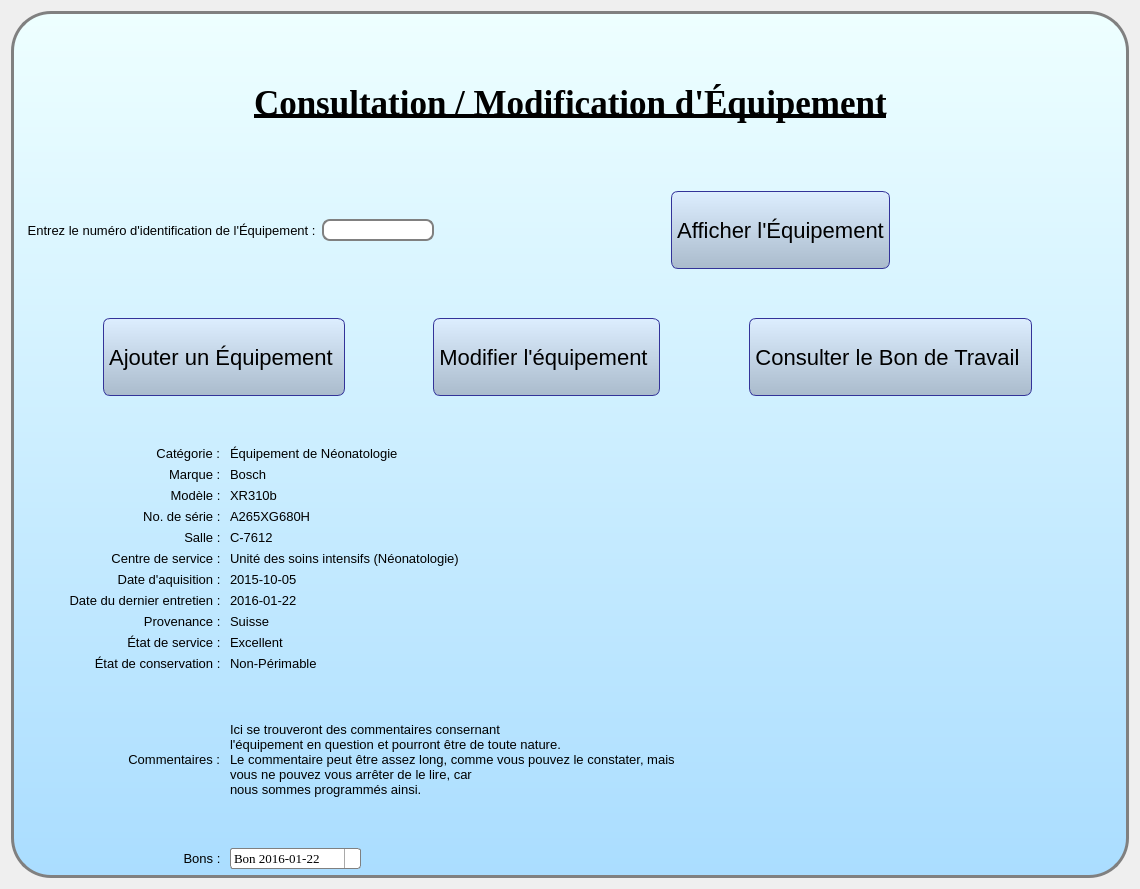
<?xml version="1.0" encoding="UTF-8"?>
<ui version="4.0">
 <class>BackgroundFrame</class>
 <widget class="QWidget" name="BackgroundFrame">
  <property name="geometry">
   <rect>
    <x>0</x>
    <y>0</y>
    <width>1140</width>
    <height>889</height>
   </rect>
  </property>
  <property name="windowTitle">
   <string>Form</string>
  </property>
  <property name="styleSheet">
   <string notr="true"/>
  </property>
  <layout class="QGridLayout" name="gridLayout">
   <item row="0" column="0">
    <widget class="QWidget" name="MainFrame" native="true">
     <property name="styleSheet">
      <string notr="true">#ConsultationEquip {
background: gray;
}

#MainFrame {
border: 3px solid gray;
border-radius: 40px;
background: QLinearGradient(x1: 0, y1: 0, x2: 0, y2: 1, stop: 0 #eff, stop: 1 #adf);
}
QLineEdit {
padding: 1px;
border-style: solid;
border: 2px solid gray;
border-radius: 8px;
min-width: 50px
}

QPushButton {
color: black;
background-color: qlineargradient(x1: 0, y1: 0, x2: 0, y2: 1, stop: 0 #def, stop: 1 #abc);
border-width: 1px;
border-color: #339;
border-style: solid;
border-radius: 7;
padding: 3px;
font-size: 22px;
font-police: Times New Roman;
padding-left: 5px;
padding-right: 5px;
min-width: 120px;
max-width: 330px;
min-height: 70px;
max-height: 70px;
}
QComboBox {
    border: 1px solid gray;
    border-radius: 3px;
    padding: 1px 18px 1px 3px;
    min-width: 8em;
}

QComboBox:editable {
    background: white;
}

QComboBox:!editable, QComboBox::drop-down:editable {
     background: qlineargradient(x1: 0, y1: 0, x2: 0, y2: 1,
                                 stop: 0 #E1E1E1, stop: 0.4 #DDDDDD,
                                 stop: 0.5 #D8D8D8, stop: 1.0 #D3D3D3);
}

/* QComboBox gets the &quot;on&quot; state when the popup is open */
QComboBox:!editable:on, QComboBox::drop-down:editable:on {
    background: qlineargradient(x1: 0, y1: 0, x2: 0, y2: 1,
                                stop: 0 #D3D3D3, stop: 0.4 #D8D8D8,
                                stop: 0.5 #DDDDDD, stop: 1.0 #E1E1E1);
}

QComboBox:on { /* shift the text when the popup opens */
    padding-top: 3px;
    padding-left: 4px;
}

QComboBox::drop-down {
    subcontrol-origin: padding;
    subcontrol-position: top right;
    width: 15px;

    border-left-width: 1px;
    border-left-color: darkgray;
    border-left-style: solid; /* just a single line */
    border-top-right-radius: 3px; /* same radius as the QComboBox */
    border-bottom-right-radius: 3px;
}

QComboBox::down-arrow {
    image: url(/usr/share/icons/crystalsvg/16x16/actions/1downarrow.png);
}

QComboBox::down-arrow:on { /* shift the arrow when popup is open */
    top: 1px;
    left: 1px;
}</string>
     </property>
     <layout class="QGridLayout" name="gridLayout_2">
      <item row="0" column="0" colspan="3">
       <layout class="QHBoxLayout" name="horizontalLayout">
        <item>
         <spacer name="horizontalSpacer">
          <property name="orientation">
           <enum>Qt::Horizontal</enum>
          </property>
          <property name="sizeHint" stdset="0">
           <size>
            <width>40</width>
            <height>20</height>
           </size>
          </property>
         </spacer>
        </item>
        <item>
         <widget class="QLabel" name="label">
          <property name="font">
           <font>
            <family>Times New Roman</family>
            <pointsize>26</pointsize>
            <weight>75</weight>
            <italic>false</italic>
            <bold>true</bold>
            <underline>true</underline>
           </font>
          </property>
          <property name="text">
           <string>Consultation / Modification d'Équipement</string>
          </property>
         </widget>
        </item>
        <item>
         <spacer name="horizontalSpacer_2">
          <property name="orientation">
           <enum>Qt::Horizontal</enum>
          </property>
          <property name="sizeHint" stdset="0">
           <size>
            <width>40</width>
            <height>20</height>
           </size>
          </property>
         </spacer>
        </item>
       </layout>
      </item>
      <item row="1" column="0" colspan="2">
       <layout class="QHBoxLayout" name="horizontalLayout_3">
        <item>
         <widget class="QLabel" name="label_6">
          <property name="font">
           <font>
            <pointsize>10</pointsize>
           </font>
          </property>
          <property name="text">
           <string>  Entrez le numéro d'identification de l'Équipement :</string>
          </property>
          <property name="alignment">
           <set>Qt::AlignCenter</set>
          </property>
         </widget>
        </item>
        <item>
         <widget class="QLineEdit" name="lineEdit"/>
        </item>
       </layout>
      </item>
      <item row="1" column="2">
       <layout class="QHBoxLayout" name="horizontalLayout_2">
        <item>
         <spacer name="horizontalSpacer_7">
          <property name="orientation">
           <enum>Qt::Horizontal</enum>
          </property>
          <property name="sizeHint" stdset="0">
           <size>
            <width>40</width>
            <height>20</height>
           </size>
          </property>
         </spacer>
        </item>
        <item>
         <widget class="QPushButton" name="pushButton_4">
          <property name="font">
           <font>
            <pointsize>-1</pointsize>
           </font>
          </property>
          <property name="text">
           <string>Afficher l'Équipement</string>
          </property>
          <property name="icon">
           <iconset>
            <normaloff>Refresh2.png</normaloff>Refresh2.png</iconset>
          </property>
          <property name="iconSize">
           <size>
            <width>60</width>
            <height>60</height>
           </size>
          </property>
         </widget>
        </item>
        <item>
         <spacer name="horizontalSpacer_8">
          <property name="orientation">
           <enum>Qt::Horizontal</enum>
          </property>
          <property name="sizeHint" stdset="0">
           <size>
            <width>40</width>
            <height>20</height>
           </size>
          </property>
         </spacer>
        </item>
       </layout>
      </item>
      <item row="2" column="0" colspan="3">
       <layout class="QHBoxLayout" name="horizontalLayout_4">
        <item>
         <spacer name="horizontalSpacer_3">
          <property name="orientation">
           <enum>Qt::Horizontal</enum>
          </property>
          <property name="sizeHint" stdset="0">
           <size>
            <width>40</width>
            <height>20</height>
           </size>
          </property>
         </spacer>
        </item>
        <item>
         <widget class="QPushButton" name="pushButton_8">
          <property name="font">
           <font>
            <pointsize>-1</pointsize>
           </font>
          </property>
          <property name="text">
           <string>Ajouter un Équipement </string>
          </property>
          <property name="icon">
           <iconset>
            <normaloff>Add-icon.png</normaloff>Add-icon.png</iconset>
          </property>
          <property name="iconSize">
           <size>
            <width>60</width>
            <height>60</height>
           </size>
          </property>
         </widget>
        </item>
        <item>
         <spacer name="horizontalSpacer_5">
          <property name="orientation">
           <enum>Qt::Horizontal</enum>
          </property>
          <property name="sizeHint" stdset="0">
           <size>
            <width>40</width>
            <height>20</height>
           </size>
          </property>
         </spacer>
        </item>
        <item>
         <widget class="QPushButton" name="pushButton_9">
          <property name="font">
           <font>
            <pointsize>-1</pointsize>
           </font>
          </property>
          <property name="text">
           <string>Modifier l'équipement </string>
          </property>
          <property name="icon">
           <iconset>
            <normaloff>Modify-icon.png</normaloff>Modify-icon.png</iconset>
          </property>
          <property name="iconSize">
           <size>
            <width>60</width>
            <height>60</height>
           </size>
          </property>
         </widget>
        </item>
        <item>
         <spacer name="horizontalSpacer_6">
          <property name="orientation">
           <enum>Qt::Horizontal</enum>
          </property>
          <property name="sizeHint" stdset="0">
           <size>
            <width>40</width>
            <height>20</height>
           </size>
          </property>
         </spacer>
        </item>
        <item>
         <widget class="QPushButton" name="pushButton_10">
          <property name="font">
           <font>
            <pointsize>-1</pointsize>
           </font>
          </property>
          <property name="text">
           <string>Consulter le Bon de Travail </string>
          </property>
          <property name="icon">
           <iconset>
            <selectedon>view-icon2.png</selectedon>
           </iconset>
          </property>
          <property name="iconSize">
           <size>
            <width>60</width>
            <height>60</height>
           </size>
          </property>
         </widget>
        </item>
        <item>
         <spacer name="horizontalSpacer_4">
          <property name="orientation">
           <enum>Qt::Horizontal</enum>
          </property>
          <property name="sizeHint" stdset="0">
           <size>
            <width>40</width>
            <height>20</height>
           </size>
          </property>
         </spacer>
        </item>
        <item>
         <widget class="QFrame" name="frame">
          <property name="frameShape">
           <enum>QFrame::StyledPanel</enum>
          </property>
          <property name="frameShadow">
           <enum>QFrame::Raised</enum>
          </property>
         </widget>
        </item>
       </layout>
      </item>
      <item row="3" column="0">
       <layout class="QVBoxLayout" name="verticalLayout">
        <item alignment="Qt::AlignRight">
         <widget class="QLabel" name="label_5">
          <property name="font">
           <font>
            <pointsize>10</pointsize>
           </font>
          </property>
          <property name="text">
           <string>Catégorie : </string>
          </property>
          <property name="alignment">
           <set>Qt::AlignCenter</set>
          </property>
         </widget>
        </item>
        <item alignment="Qt::AlignRight">
         <widget class="QLabel" name="label_28">
          <property name="font">
           <font>
            <pointsize>10</pointsize>
           </font>
          </property>
          <property name="text">
           <string>Marque : </string>
          </property>
          <property name="alignment">
           <set>Qt::AlignCenter</set>
          </property>
         </widget>
        </item>
        <item>
         <widget class="QLabel" name="label_32">
          <property name="font">
           <font>
            <pointsize>10</pointsize>
           </font>
          </property>
          <property name="text">
           <string>Modèle : </string>
          </property>
          <property name="alignment">
           <set>Qt::AlignRight|Qt::AlignTrailing|Qt::AlignVCenter</set>
          </property>
         </widget>
        </item>
        <item>
         <widget class="QLabel" name="label_30">
          <property name="font">
           <font>
            <pointsize>10</pointsize>
           </font>
          </property>
          <property name="text">
           <string>No. de série : </string>
          </property>
          <property name="alignment">
           <set>Qt::AlignRight|Qt::AlignTrailing|Qt::AlignVCenter</set>
          </property>
         </widget>
        </item>
        <item>
         <widget class="QLabel" name="label_31">
          <property name="font">
           <font>
            <pointsize>10</pointsize>
           </font>
          </property>
          <property name="text">
           <string>Salle : </string>
          </property>
          <property name="alignment">
           <set>Qt::AlignRight|Qt::AlignTrailing|Qt::AlignVCenter</set>
          </property>
         </widget>
        </item>
        <item>
         <widget class="QLabel" name="label_33">
          <property name="font">
           <font>
            <pointsize>10</pointsize>
           </font>
          </property>
          <property name="text">
           <string>Centre de service : </string>
          </property>
          <property name="alignment">
           <set>Qt::AlignRight|Qt::AlignTrailing|Qt::AlignVCenter</set>
          </property>
         </widget>
        </item>
        <item>
         <widget class="QLabel" name="label_29">
          <property name="font">
           <font>
            <pointsize>10</pointsize>
           </font>
          </property>
          <property name="text">
           <string>Date d'aquisition : </string>
          </property>
          <property name="alignment">
           <set>Qt::AlignRight|Qt::AlignTrailing|Qt::AlignVCenter</set>
          </property>
         </widget>
        </item>
        <item>
         <widget class="QLabel" name="label_27">
          <property name="font">
           <font>
            <pointsize>10</pointsize>
           </font>
          </property>
          <property name="text">
           <string>Date du dernier entretien : </string>
          </property>
          <property name="alignment">
           <set>Qt::AlignRight|Qt::AlignTrailing|Qt::AlignVCenter</set>
          </property>
         </widget>
        </item>
        <item>
         <widget class="QLabel" name="label_26">
          <property name="font">
           <font>
            <pointsize>10</pointsize>
           </font>
          </property>
          <property name="text">
           <string>Provenance : </string>
          </property>
          <property name="alignment">
           <set>Qt::AlignRight|Qt::AlignTrailing|Qt::AlignVCenter</set>
          </property>
         </widget>
        </item>
        <item>
         <widget class="QLabel" name="label_14">
          <property name="font">
           <font>
            <pointsize>10</pointsize>
           </font>
          </property>
          <property name="text">
           <string>État de service : </string>
          </property>
          <property name="alignment">
           <set>Qt::AlignRight|Qt::AlignTrailing|Qt::AlignVCenter</set>
          </property>
         </widget>
        </item>
        <item>
         <widget class="QLabel" name="label_17">
          <property name="font">
           <font>
            <pointsize>10</pointsize>
           </font>
          </property>
          <property name="text">
           <string>État de conservation : </string>
          </property>
          <property name="alignment">
           <set>Qt::AlignRight|Qt::AlignTrailing|Qt::AlignVCenter</set>
          </property>
         </widget>
        </item>
       </layout>
      </item>
      <item row="3" column="1" colspan="2">
       <layout class="QVBoxLayout" name="verticalLayout_2">
        <item>
         <widget class="QLabel" name="label_7">
          <property name="font">
           <font>
            <pointsize>10</pointsize>
           </font>
          </property>
          <property name="text">
           <string>Équipement de Néonatologie</string>
          </property>
          <property name="alignment">
           <set>Qt::AlignLeading|Qt::AlignLeft|Qt::AlignVCenter</set>
          </property>
         </widget>
        </item>
        <item>
         <widget class="QLabel" name="label_35">
          <property name="font">
           <font>
            <pointsize>10</pointsize>
           </font>
          </property>
          <property name="text">
           <string>Bosch</string>
          </property>
          <property name="alignment">
           <set>Qt::AlignLeading|Qt::AlignLeft|Qt::AlignVCenter</set>
          </property>
         </widget>
        </item>
        <item>
         <widget class="QLabel" name="label_36">
          <property name="font">
           <font>
            <pointsize>10</pointsize>
           </font>
          </property>
          <property name="text">
           <string>XR310b</string>
          </property>
          <property name="alignment">
           <set>Qt::AlignLeading|Qt::AlignLeft|Qt::AlignVCenter</set>
          </property>
         </widget>
        </item>
        <item>
         <widget class="QLabel" name="label_37">
          <property name="font">
           <font>
            <pointsize>10</pointsize>
           </font>
          </property>
          <property name="text">
           <string>A265XG680H</string>
          </property>
          <property name="alignment">
           <set>Qt::AlignLeading|Qt::AlignLeft|Qt::AlignVCenter</set>
          </property>
         </widget>
        </item>
        <item>
         <widget class="QLabel" name="label_38">
          <property name="font">
           <font>
            <pointsize>10</pointsize>
           </font>
          </property>
          <property name="text">
           <string>C-7612</string>
          </property>
          <property name="alignment">
           <set>Qt::AlignLeading|Qt::AlignLeft|Qt::AlignVCenter</set>
          </property>
         </widget>
        </item>
        <item>
         <widget class="QLabel" name="label_39">
          <property name="font">
           <font>
            <pointsize>10</pointsize>
           </font>
          </property>
          <property name="text">
           <string>Unité des soins intensifs (Néonatologie)</string>
          </property>
          <property name="alignment">
           <set>Qt::AlignLeading|Qt::AlignLeft|Qt::AlignVCenter</set>
          </property>
         </widget>
        </item>
        <item>
         <widget class="QLabel" name="label_40">
          <property name="font">
           <font>
            <pointsize>10</pointsize>
           </font>
          </property>
          <property name="text">
           <string>2015-10-05</string>
          </property>
          <property name="alignment">
           <set>Qt::AlignLeading|Qt::AlignLeft|Qt::AlignVCenter</set>
          </property>
         </widget>
        </item>
        <item>
         <widget class="QLabel" name="label_41">
          <property name="font">
           <font>
            <pointsize>10</pointsize>
           </font>
          </property>
          <property name="text">
           <string>2016-01-22</string>
          </property>
          <property name="alignment">
           <set>Qt::AlignLeading|Qt::AlignLeft|Qt::AlignVCenter</set>
          </property>
         </widget>
        </item>
        <item>
         <widget class="QLabel" name="label_42">
          <property name="font">
           <font>
            <pointsize>10</pointsize>
           </font>
          </property>
          <property name="text">
           <string>Suisse</string>
          </property>
          <property name="alignment">
           <set>Qt::AlignLeading|Qt::AlignLeft|Qt::AlignVCenter</set>
          </property>
         </widget>
        </item>
        <item>
         <widget class="QLabel" name="label_43">
          <property name="font">
           <font>
            <pointsize>10</pointsize>
           </font>
          </property>
          <property name="text">
           <string>Excellent</string>
          </property>
          <property name="alignment">
           <set>Qt::AlignLeading|Qt::AlignLeft|Qt::AlignVCenter</set>
          </property>
         </widget>
        </item>
        <item>
         <widget class="QLabel" name="label_44">
          <property name="font">
           <font>
            <pointsize>10</pointsize>
           </font>
          </property>
          <property name="text">
           <string>Non-Périmable</string>
          </property>
          <property name="alignment">
           <set>Qt::AlignLeading|Qt::AlignLeft|Qt::AlignVCenter</set>
          </property>
         </widget>
        </item>
       </layout>
      </item>
      <item row="4" column="0">
       <layout class="QHBoxLayout" name="horizontalLayout_7">
        <item alignment="Qt::AlignRight">
         <widget class="QLabel" name="label_34">
          <property name="font">
           <font>
            <pointsize>10</pointsize>
           </font>
          </property>
          <property name="text">
           <string>Commentaires : </string>
          </property>
          <property name="alignment">
           <set>Qt::AlignCenter</set>
          </property>
         </widget>
        </item>
       </layout>
      </item>
      <item row="4" column="1" colspan="2">
       <layout class="QHBoxLayout" name="horizontalLayout_5">
        <item>
         <widget class="QLabel" name="label_45">
          <property name="font">
           <font>
            <pointsize>10</pointsize>
           </font>
          </property>
          <property name="text">
           <string>Ici se trouveront des commentaires consernant
l'équipement en question et pourront être de toute nature.
Le commentaire peut être assez long, comme vous pouvez le constater, mais
vous ne pouvez vous arrêter de le lire, car
nous sommes programmés ainsi.</string>
          </property>
          <property name="alignment">
           <set>Qt::AlignLeading|Qt::AlignLeft|Qt::AlignVCenter</set>
          </property>
         </widget>
        </item>
       </layout>
      </item>
      <item row="5" column="0">
       <layout class="QHBoxLayout" name="horizontalLayout_8">
        <item>
         <widget class="QLabel" name="label_46">
          <property name="font">
           <font>
            <pointsize>10</pointsize>
           </font>
          </property>
          <property name="text">
           <string>Bons : </string>
          </property>
          <property name="alignment">
           <set>Qt::AlignRight|Qt::AlignTrailing|Qt::AlignVCenter</set>
          </property>
         </widget>
        </item>
       </layout>
      </item>
      <item row="5" column="1">
       <layout class="QHBoxLayout" name="horizontalLayout_6">
        <item alignment="Qt::AlignLeft">
         <widget class="QComboBox" name="comboBox">
          <property name="font">
           <font>
            <family>Times New Roman</family>
            <pointsize>10</pointsize>
           </font>
          </property>
          <property name="maxCount">
           <number>2147483645</number>
          </property>
          <property name="sizeAdjustPolicy">
           <enum>QComboBox::AdjustToContentsOnFirstShow</enum>
          </property>
          <item>
           <property name="text">
            <string>Bon 2016-01-22</string>
           </property>
           <property name="icon">
            <iconset>
             <normaloff>view-icon.png</normaloff>view-icon.png</iconset>
           </property>
          </item>
          <item>
           <property name="text">
            <string>Bon 2016-03-07</string>
           </property>
           <property name="icon">
            <iconset>
             <normaloff>view-icon.png</normaloff>view-icon.png</iconset>
           </property>
          </item>
          <item>
           <property name="text">
            <string>Bon 2016-05-12</string>
           </property>
           <property name="icon">
            <iconset>
             <normaloff>view-icon.png</normaloff>view-icon.png</iconset>
           </property>
          </item>
         </widget>
        </item>
       </layout>
      </item>
     </layout>
     <zorder></zorder>
     <zorder></zorder>
     <zorder></zorder>
    </widget>
   </item>
  </layout>
 </widget>
 <resources/>
 <connections/>
</ui>
